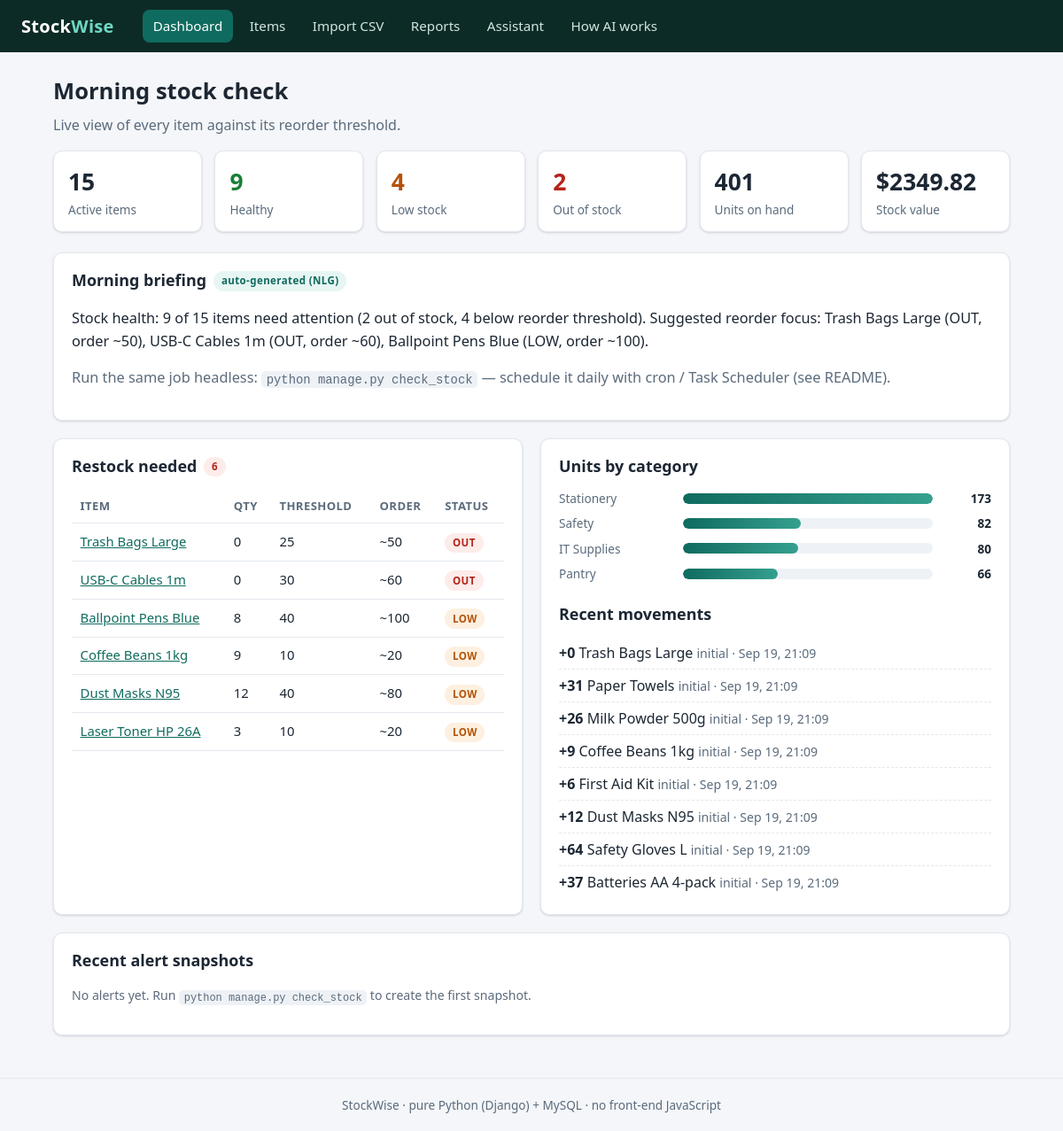
The page / on the database its author committed.
### inventory/models.py (models this page shows, shortened)
class Item(models.Model):
    class Status(models.TextChoices):
        OK = "OK", "Healthy"
        LOW = "LOW", "Low stock"
        OUT = "OUT", "Out of stock"
    name = models.CharField(max_length=200)
    sku = models.CharField(max_length=64, unique=True, blank=True)
    category = models.CharField(max_length=100, blank=True, default="General")
    quantity = models.PositiveIntegerField(default=0)
    reorder_threshold = models.PositiveIntegerField(
        default=10,
        help_text="When quantity falls to or below this, the item is flagged.",
    )
    reorder_quantity = models.PositiveIntegerField(
        default=0,
        help_text="How much to order when restocking. 0 = auto-suggest.",
    )
    unit_price = models.DecimalField(
        max_digits=12, decimal_places=2, default=0
    )
    supplier = models.CharField(max_length=200, blank=True)
    location = models.CharField(max_length=200, blank=True)
    notes = models.TextField(blank=True)
    is_active = models.BooleanField(default=True)
    created_at = models.DateTimeField(auto_now_add=True)
    updated_at = models.DateTimeField(auto_now=True)
    class Meta:
        ordering = ["name"]
        indexes = [
            models.Index(fields=["category"]),
            models.Index(fields=["is_active"]),
        ]
    @property
    def stock_value(self):
        return self.quantity * self.unit_price

class StockMovement(models.Model):
    class Reason(models.TextChoices):
        INITIAL = "INITIAL", "Initial stock"
        PURCHASE = "PURCHASE", "Purchase received"
        SALE = "SALE", "Sale / issued out"
        ADJUSTMENT = "ADJUSTMENT", "Manual adjustment"
        RETURN = "RETURN", "Customer return"
        DAMAGE = "DAMAGE", "Damage / loss"
    item = models.ForeignKey(
        Item, on_delete=models.CASCADE, related_name="movements"
    )
    delta = models.IntegerField(help_text="Positive = stock in, negative = out.")
    reason = models.CharField(
        max_length=20, choices=Reason.choices, default=Reason.ADJUSTMENT
    )
    note = models.CharField(max_length=255, blank=True)
    created_at = models.DateTimeField(auto_now_add=True)
    class Meta:
        ordering = ["-created_at"]

### inventory/views.py (the view)
# urls.py: path("", views.dashboard, name="dashboard"),
def dashboard(request):
    items = list(Item.objects.filter(is_active=True))
    rows, stats = evaluate_rows(iter_item_dicts(items))
    restock = sorted(rows, key=lambda r: (r["severity"] != "OUT", r["name"]))
    stock_value = sum(float(i.stock_value) for i in items)
    categories = {}
    for i in items:
        categories[i.category or "General"] = (
            categories.get(i.category or "General", 0) + i.quantity
        )
    max_cat = max(categories.values()) if categories else 0
    chart = [
        {
            "label": label,
            "total": total,
            "pct": int(round(total / max_cat * 100)) if max_cat else 0,
        }
        for label, total in sorted(categories.items(), key=lambda kv: -kv[1])
    ]
    context = {
        "stats": stats,
        "stock_value": stock_value,
        "restock": restock,
        "briefing": morning_briefing(items),
        "chart": chart,
        "recent_movements": StockMovement.objects.select_related("item")[:8],
        "recent_alerts": StockAlert.objects.all()[:5],
        "total_units": sum(i.quantity for i in items),
    }
    return render(request, "inventory/dashboard.html", context)

### inventory/nlp/summary.py (called while the page is built)
def restock_focus(restock_rows, limit=3):
    def urgency(r):
        ratio = r["quantity"] / r["reorder_threshold"] if r["reorder_threshold"] else 0
        return (0 if r["severity"] == "OUT" else 1, ratio)
    return sorted(restock_rows, key=urgency)[:limit]

### inventory/services/stock.py (called while the page is built)
def _to_int(value):
    try:
        return int(float(value))
    except (TypeError, ValueError):
        return 0

def iter_item_dicts(queryset=None):
    qs = queryset if queryset is not None else Item.objects.filter(is_active=True)
    for it in qs:
        yield {
            "id": it.pk,
            "name": it.name,
            "sku": it.sku,
            "category": it.category,
            "quantity": it.quantity,
            "reorder_threshold": it.reorder_threshold,
            "reorder_quantity": it.reorder_quantity,
            "unit_price": it.unit_price,
            "supplier": it.supplier,
            "location": it.location,
            "notes": it.notes,
        }

### inventory/templates/inventory/dashboard.html (shortened to what this page needs)
{% extends "inventory/base.html" %}
{% block content %}
<h1>Morning stock check</h1>
<p class="subtitle">Live view of every item against its reorder threshold.</p>
<div class="kpi-grid">
  <div class="kpi">
    <span class="kpi-num">{{ stats.total }}</span>
    <span class="kpi-label">Active items</span>
  </div>
  <div class="kpi">
    <span class="kpi-num kpi-ok">{{ stats.ok }}</span>
    <span class="kpi-label">Healthy</span>
  </div>
  <div class="kpi">
    <span class="kpi-num kpi-low">{{ stats.low }}</span>
    <span class="kpi-label">Low stock</span>
  </div>
  <div class="kpi">
    <span class="kpi-num kpi-out">{{ stats.out }}</span>
    <span class="kpi-label">Out of stock</span>
  </div>
  <div class="kpi">
    <span class="kpi-num">{{ total_units }}</span>
    <span class="kpi-label">Units on hand</span>
  </div>
  <div class="kpi">
    <span class="kpi-num">${{ stock_value|floatformat:2 }}</span>
    <span class="kpi-label">Stock value</span>
  </div>
</div>
<section class="card briefing">
  <h2>Morning briefing <span class="tag tag-ai">auto-generated (NLG)</span></h2>
  <p>{{ briefing }}</p>
  <p class="muted">
    Run the same job headless: <code>python manage.py check_stock</code>
    &mdash; schedule it daily with cron / Task Scheduler (see README).
  </p>
</section>
<div class="two-col">
  <section class="card">
    <h2>Restock needed <span class="tag tag-danger">{{ restock|length }}</span></h2>
    {% if restock %}
    <table>
      <thead>
        <tr><th>Item</th><th>Qty</th><th>Threshold</th><th>Order</th><th>Status</th></tr>
      </thead>
      <tbody>
        {% for r in restock %}
        <tr>
          <td><a href="{% url 'item_detail' r.id %}">{{ r.name }}</a></td>
          <td>{{ r.quantity }}</td>
          <td>{{ r.reorder_threshold }}</td>
          <td>~{{ r.suggested_order }}</td>
          <td><span class="badge {% if r.severity == 'OUT' %}badge-out{% else %}badge-low{% endif %}">{{ r.severity }}</span></td>
        </tr>
        {% endfor %}
      </tbody>
    </table>
    {% else %}
      <p class="muted">Nothing to restock. Every item is above its threshold.</p>
    {% endif %}
  </section>
  <section class="card">
    <h2>Units by category</h2>
    {% for c in chart %}
    <div class="bar-row">
      <span class="bar-label">{{ c.label }}</span>
      <div class="bar-track"><div class="bar-fill" style="width: {{ c.pct }}%"></div></div>
      <span class="bar-value">{{ c.total }}</span>
    </div>
    {% empty %}
      <p class="muted">No items yet.</p>
    {% endfor %}
    <h2 class="mt">Recent movements</h2>
    <ul class="plain-list">
      {% for m in recent_movements %}
      <li>
        <strong>{{ m.delta|stringformat:"+d" }}</strong>
        {{ m.item.name }}
        <span class="muted">{{ m.reason|lower }} &middot; {{ m.created_at|date:"M d, H:i" }}</span>
      </li>
      {% empty %}
      <li class="muted">No movements recorded yet.</li>
      {% endfor %}
    </ul>
  </section>
</div>
<section class="card">
  <h2>Recent alert snapshots</h2>
  {% if recent_alerts %}
  <table>
    <thead><tr><th>When</th><th>Item</th><th>Qty at alert</th><th>Threshold</th><th>Severity</th></tr></thead>
    <tbody>
      {% for a in recent_alerts %}
      <tr>
        <td>{{ a.created_at|date:"M d, Y H:i" }}</td>
        <td>{{ a.item_name }}</td>
        <td>{{ a.quantity_at_alert }}</td>
        <td>{{ a.threshold_at_alert }}</td>
        <td><span class="badge {% if a.severity == 'OUT' %}badge-out{% else %}badge-low{% endif %}">{{ a.severity }}</span></td>
      </tr>
      {% endfor %}
    </tbody>
  </table>
  {% else %}
  <p class="muted">No alerts yet. Run <code>python manage.py check_stock</code> to create the first snapshot.</p>
  {% endif %}
</section>
{% endblock %}

### inventory/templates/inventory/base.html (shortened to what this page needs)
<!DOCTYPE html>
<html lang="en">
<head>
  {% load static %}
  <link rel="stylesheet" href="{% static 'inventory/styles.css' %}">
</head>
<body>
  <header class="topbar">
    <a class="brand" href="{% url 'dashboard' %}">Stock<span>Wise</span></a>
    <nav class="nav">
      <a href="{% url 'dashboard' %}" class="{% if request.resolver_match.url_name == 'dashboard' %}active{% endif %}">Dashboard</a>
      <a href="{% url 'item_list' %}" class="{% if request.resolver_match.url_name == 'item_list' %}active{% endif %}">Items</a>
      <a href="{% url 'import_csv' %}" class="{% if request.resolver_match.url_name == 'import_csv' %}active{% endif %}">Import CSV</a>
      <a href="{% url 'reports' %}" class="{% if request.resolver_match.url_name == 'reports' %}active{% endif %}">Reports</a>
      <a href="{% url 'assistant' %}" class="{% if request.resolver_match.url_name == 'assistant' %}active{% endif %}">Assistant</a>
      <a href="{% url 'about' %}" class="{% if request.resolver_match.url_name == 'about' %}active{% endif %}">How AI works</a>
    </nav>
  </header>
  <main class="container">
    {% block content %}{% endblock %}
  </main>
  <footer class="footer">
    <span>StockWise &middot; pure Python (Django) + MySQL &middot; no front-end JavaScript</span>
  </footer>
</body>
</html>

### inventory/static/inventory/styles.css (style rules this page uses)
:root { --bg: #f4f6f9; --surface: #ffffff; --ink: #1c2733; --ink-soft: #5b6b7c; --line: #e3e8ef; --primary: #0f6b5f; --primary-ink: #ffffff; --accent: #0f6b5f; --ok: #1a7f37; --warn: #b45309; --danger: #b42318; --radius: 10px; --shadow: 0 1px 2px rgba(16, 24, 40, 0.06), 0 1px 3px rgba(16, 24, 40, 0.1); }
* { box-sizing: border-box; }
body { margin: 0; font-family: "Segoe UI", -apple-system, BlinkMacSystemFont, Roboto, "Helvetica Neue", Arial, sans-serif; background: var(--bg); color: var(--ink); line-height: 1.55; }
.topbar { display: flex; align-items: center; gap: 2rem; padding: 0.7rem 1.5rem; background: #0d2b26; position: sticky; top: 0; z-index: 10; }
.brand { font-size: 1.25rem; font-weight: 700; color: #ffffff; text-decoration: none; letter-spacing: 0.3px; }
.brand span { color: #6fd7c3; }
.nav { display: flex; gap: 0.4rem; flex-wrap: wrap; }
.nav a { color: #cfe5e0; text-decoration: none; padding: 0.4rem 0.75rem; border-radius: 8px; font-size: 0.95rem; }
.nav a.active { background: var(--primary); color: var(--primary-ink); }
.container { max-width: 1120px; margin: 1.5rem auto 3rem; padding: 0 1.25rem; }
.footer { text-align: center; color: var(--ink-soft); font-size: 0.85rem; padding: 1.2rem; border-top: 1px solid var(--line); }
h1 { font-size: 1.6rem; margin: 0.2rem 0 0.4rem; }
h2 { font-size: 1.12rem; margin: 0 0 0.7rem; display: flex; align-items: center; gap: 0.5rem; flex-wrap: wrap; }
h2.mt { margin-top: 1.4rem; }
.subtitle { color: var(--ink-soft); margin-top: 0; }
.card { background: var(--surface); border: 1px solid var(--line); border-radius: var(--radius); box-shadow: var(--shadow); padding: 1.1rem 1.25rem; margin-bottom: 1.25rem; }
.two-col { display: grid; grid-template-columns: 1fr 1fr; gap: 1.25rem; }
.kpi-grid { display: grid; grid-template-columns: repeat(auto-fit, minmax(150px, 1fr)); gap: 0.9rem; margin: 1rem 0 1.4rem; }
.kpi { background: var(--surface); border: 1px solid var(--line); border-radius: var(--radius); box-shadow: var(--shadow); padding: 0.9rem 1rem; display: flex; flex-direction: column; }
.kpi-num { font-size: 1.65rem; font-weight: 700; }
.kpi-ok { color: var(--ok); }
.kpi-low { color: var(--warn); }
.kpi-out { color: var(--danger); }
.kpi-label { color: var(--ink-soft); font-size: 0.85rem; }
table { width: 100%; border-collapse: collapse; font-size: 0.93rem; }
th, td { text-align: left; padding: 0.55rem 0.6rem; border-bottom: 1px solid var(--line); vertical-align: top; }
th { color: var(--ink-soft); font-weight: 600; font-size: 0.82rem; text-transform: uppercase; letter-spacing: 0.4px; }
.badge, .tag { display: inline-block; font-size: 0.72rem; font-weight: 700; padding: 0.15rem 0.55rem; border-radius: 999px; letter-spacing: 0.4px; }
.badge-low { background: #fdf0e0; color: var(--warn); }
.badge-out { background: #fdecea; color: var(--danger); }
.tag { background: #eef2f6; color: var(--ink-soft); }
.tag-ai { background: #e8f6f3; color: var(--primary); }
.tag-danger { background: #fdecea; color: var(--danger); }
.bar-row { display: flex; align-items: center; gap: 0.6rem; margin: 0.45rem 0; }
.bar-label { width: 130px; font-size: 0.85rem; color: var(--ink-soft); flex-shrink: 0; }
.bar-track { flex: 1; background: #eef2f6; border-radius: 999px; height: 12px; overflow: hidden; }
.bar-fill { height: 100%; background: linear-gradient(90deg, #0f6b5f, #35a08f); border-radius: 999px; }
.bar-value { width: 56px; text-align: right; font-weight: 600; font-size: 0.85rem; }
.plain-list { list-style: none; margin: 0; padding: 0; }
.plain-list li { padding: 0.35rem 0; border-bottom: 1px dashed var(--line); }
.plain-list li:last-child { border-bottom: none; }
.muted { color: var(--ink-soft); font-size: 0.88rem; }
code { background: #eef2f6; padding: 0.1rem 0.35rem; border-radius: 5px; font-size: 0.85em; }
.briefing p { font-size: 1.02rem; }
a { color: var(--primary); }

### rows shown on the page
Item: name "Trash Bags Large", quantity "0", reorder_threshold "25", suggested_order "50", severity "OUT"
Item: name "USB-C Cables 1m", quantity "0", reorder_threshold "30", suggested_order "60", severity "OUT"
Item: name "Ballpoint Pens Blue", quantity "8", reorder_threshold "40", suggested_order "100", severity "LOW"
Item: name "Coffee Beans 1kg", quantity "9", reorder_threshold "10", suggested_order "20", severity "LOW", label "Pantry"
Item: name "Dust Masks N95", quantity "12", reorder_threshold "40", suggested_order "80", severity "LOW", label "Safety"
Item: name "Laser Toner HP 26A", quantity "3", reorder_threshold "10", suggested_order "20", severity "LOW"
Item: label "Stationery"
Item: label "IT Supplies"
StockMovement: delta "+0", item.name "Trash Bags Large", reason "initial", created_at "Sep 19, 21:09"
StockMovement: delta "+31", item.name "Paper Towels", reason "initial", created_at "Sep 19, 21:09"
StockMovement: delta "+26", item.name "Milk Powder 500g", reason "initial", created_at "Sep 19, 21:09"
StockMovement: delta "+9", item.name "Coffee Beans 1kg", reason "initial", created_at "Sep 19, 21:09"
StockMovement: delta "+6", item.name "First Aid Kit", reason "initial", created_at "Sep 19, 21:09"
StockMovement: delta "+12", item.name "Dust Masks N95", reason "initial", created_at "Sep 19, 21:09"
StockMovement: delta "+64", item.name "Safety Gloves L", reason "initial", created_at "Sep 19, 21:09"
StockMovement: delta "+37", item.name "Batteries AA 4-pack", reason "initial", created_at "Sep 19, 21:09"

### other values the page prints
{{ stats.total }} "15"
{{ stats.ok }} "9"
{{ stats.low }} "4"
{{ stats.out }} "2"
{{ total_units }} "401"
{{ stock_value|floatformat:2 }} "2349.82"
{{ restock|length }} "6"
{{ c.total }} "173" "82" "80" "66"
